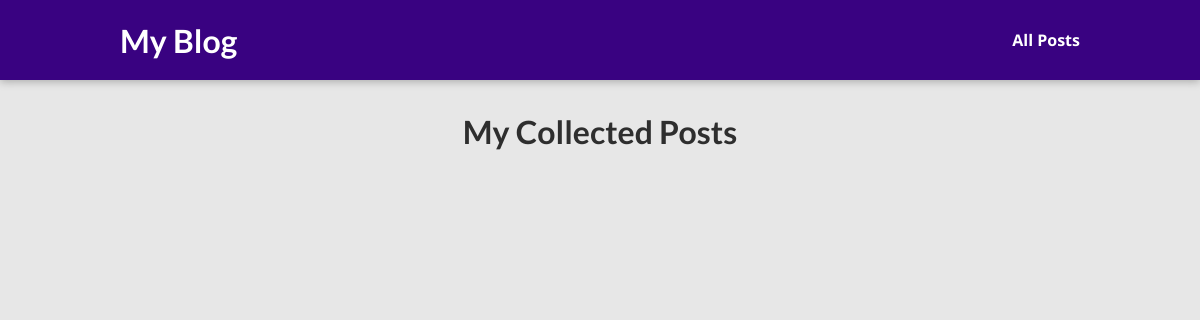
Page /posts on the earlier database version.
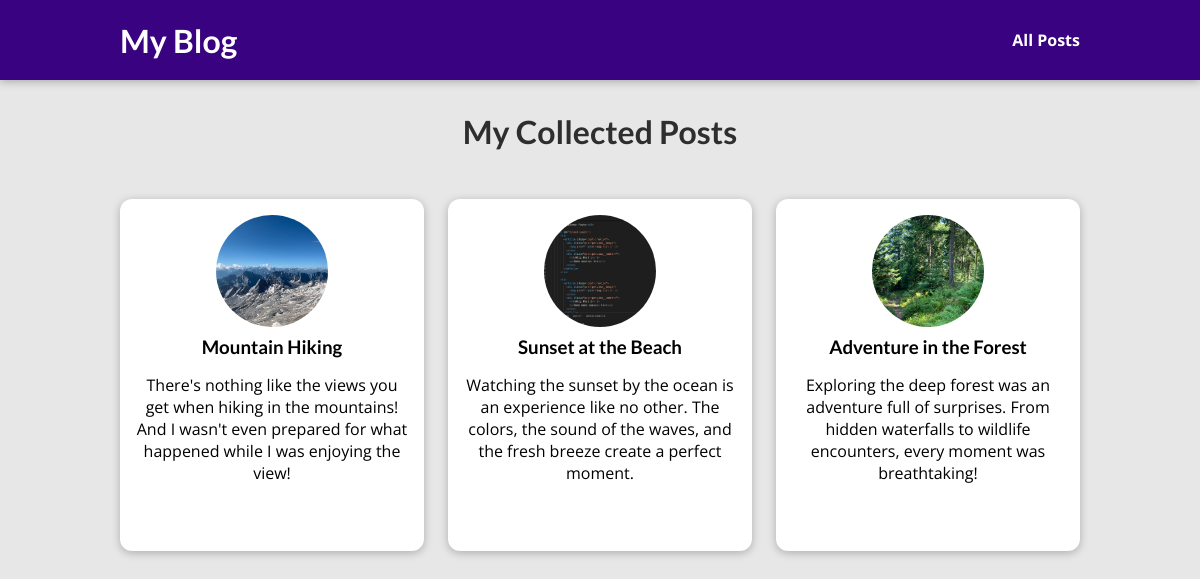
Same page on the later database version.
### blog/models.py (models this page shows)
class Post(models.Model):
    title = models.CharField(max_length=150)
    excerpt = models.CharField(max_length=200)
    image_name = models.CharField(max_length=100)
    date = models.DateField(auto_now=True)
    slug = models.SlugField(unique=True)
    content = models.TextField(validators=[MinLengthValidator(10)])
    author = models.ForeignKey(Author, on_delete=models.SET_NULL, null=True, related_name="posts")
    tags = models.ManyToManyField(Tag)

### blog/views.py (the view)
# urls.py: path("posts", views.posts, name="posts-page"),
def posts(request):
    all_posts = Post.objects.all().order_by("-date")
    return render(request, "blog/all-posts.html", {
      "all_posts": all_posts
    })

### blog/templates/blog/all-posts.html (shortened to what this page needs)
{% extends "base.html" %}
{% load static %}
{% load static %}
{% block css_files %}
    <link rel="stylesheet" href="{% static 'blog/post.css' %}"/>
    <link rel="stylesheet" href="{% static 'blog/all-posts.css' %}" />
{% endblock %}
{% block content %}
<section id="all-posts">
    <h2>My Collected Posts</h2>
    <ul>
        {% for post in all_posts %}
          {% include "blog/includes/post.html" %}
        {% endfor %}
    </ul>
</section>
{% endblock %}

### templates/base.html (shortened to what this page needs)
{% load static %}
<!DOCTYPE html>
<html lang="en">
<head>
    <link rel="stylesheet" href="{% static 'app.css' %}">
    {% block css_files %}{% endblock %}
</head>
<body>
    <header id="main-navigation">
        <h1><a href="{% url "starting-page"%}" alt="My Blog">My Blog</a></h1>
        <nav>
            <a href="{%url "posts-page"%}">All Posts</a>
        </nav>
    </header>
    {% block content %}{% endblock %}
</body>
</html>

### blog/templates/blog/includes/post.html
{% load static %}
<li>
    <article class="post">
        <a href="{%url "post-detail-page" post.slug%}">
            <img src="{% static 'blog/images/'|add:post.image_name %}" alt="Scenic view of mountain hiking" />
            <div class="post__content">
                <h3>{{ post.title}}</h3>
                <p>{{post.excerpt}}</p>
            </div>
        </a>
    </article>
</li>

### static/app.css (style rules this page uses)
* { box-sizing: border-box; }
html { font-family: 'Open Sans', 'Lato', sans-serif; }
body { margin: 0; }
h1, h2, h3 { font-family: 'Lato', sans-serif; font-weight: bold; }
#main-navigation { width: 100%; height: 5rem; display: flex; justify-content: space-between; align-items: center; padding: 0 10%; position: absolute; top: 0; left: 0; }
#main-navigation a { text-decoration: none; color: white; font-weight: bold; }

### blog/static/blog/post.css (style rules this page uses)
.post { display: flex; flex-direction: column; align-items: center; text-align: center; }
.post a { text-decoration: none; color: black; transition: all 0.2s ease; padding: 1rem; }
.post img { width: 5rem; height: 5rem; object-fit: cover; border-radius: 50%; }
.post h3 { margin: 0.25rem 0; }

### blog/static/blog/all-posts.css (style rules this page uses)
body { background-color: #e7e7e7; }
#main-navigation { background-color: #390281; box-shadow: 0 2px 8px rgba(0, 0, 0, 0.25); }
#all-posts { margin: 7rem auto; width: 90%; max-width: 60rem; }
#all-posts h2 { text-align: center; font-size: 2rem; color: #2e2e2e; margin: 3rem 0; }
ul { list-style: none; margin: 0; padding: 0; display: grid; grid-template-columns: repeat(auto-fill, minmax(17rem, 1fr)); gap: 1.5rem; }
.post img { width: 7rem; height: 7rem; }
.post a { height: 22rem; transform-origin: center; box-shadow: 0 2px 8px rgba(0, 0, 0, 0.25); border-radius: 12px; background-color: white; }

Differences in the rows shown:
added Post: image_name (picture), title "Mountain Hiking", excerpt "There's nothing like the views you get when hiking in the mountains! And I wasn't even prepared for what happened while I was enjoying the view!"
added Post: image_name (picture), title "Sunset at the Beach", excerpt "Watching the sunset by the ocean is an experience like no other. The colors, the sound of the waves, and the fresh breeze create a perfect moment."
added Post: image_name (picture), title "Adventure in the Forest", excerpt "Exploring the deep forest was an adventure full of surprises. From hidden waterfalls to wildlife encounters, every moment was breathtaking!"
